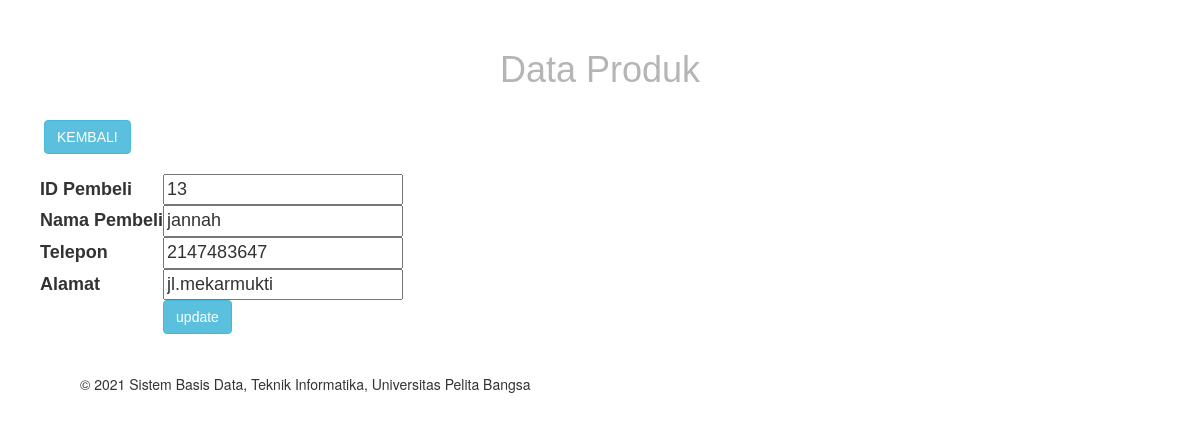
/edit_pembeli.php?id=13, run on the app's committed database.
### tables this page shows
CREATE TABLE `pembeli` (
  `id_pmb` int(11) NOT NULL,
  `nama_pmb` varchar(30) DEFAULT NULL,
  `no_tlf` int(12) DEFAULT NULL,
  `alamat` varchar(50) DEFAULT NULL
);

### edit_pembeli.php (the view, shortened to what this page needs)
<?php include("config.php");?>
<?php
$id = $_GET['id'];
$result = mysqli_query($conn, "SELECT * FROM pembeli WHERE id_pmb=$id");
while($user_data = mysqli_fetch_array($result))
{
    $id_pmb = $user_data['id_pmb'];
    $nama_pmb = $user_data['nama_pmb'];
	$no_tlf= $user_data['no_tlf'];
	$alamat= $user_data['alamat'];
}
?>
<!DOCTYPE html>
<html lang="en">
    <head>
        <link rel="stylesheet" href="style2.css">
        <link rel="stylesheet" href="https://maxcdn.bootstrapcdn.com/bootstrap/3.4.1/css/bootstrap.min.css">
    </head>
    <br>
    <body>
        <header>
            <h1><center>Data Produk</center></h1>
        </header>
        <ul>
            <nav>
                <a class="btn btn-info" href="pembeli.php">KEMBALI</a>
            </nav>
        <br>
	<form name="update_user" method="post" action="edit_pembeli.php">
		<table border="0">
            <tr>
				<td><b>ID Pembeli</b></td>
				<td><input type="text" name="id_pmb" value=<?php echo $id_pmb;?>></td>
			</tr>
			<tr>
				<td><b>Nama Pembeli</b></td>
				<td><input type="text" name="nama_pmb" value=<?php echo $nama_pmb;?>></td>
			</tr>
			<tr>
				<td><b>Telepon</b></td>
				<td><input type="text" name="no_tlf" value=<?php echo $no_tlf;?>></td>
			</tr>
			<tr>
				<td><b>Alamat</b></td>
				<td><input type="text" name="alamat" value=<?php echo $alamat;?>></td>
			</tr>
			<tr>
				<td><input type="hidden" name="id" value=<?php echo $_GET['id'];?>></td>
				<td><input class="btn btn-info" type="submit" name="update" value="update"></td>
			</tr>
		</table>
	</form>
</body>
<br><br>
    <ul>
	<footer>
        <p>&copy; 2021 Sistem Basis Data, Teknik Informatika, Universitas Pelita Bangsa</p>
    </footer>
    </ul>
    <br>
</html>

### style2.css (style rules this page uses)
body { line-height:1; font-size:100%; font-family:'Lucida Sans', sans-serif; color:#5a5a5a; }
header { font-family:'Lucida Sans', sans-serif; font-size: 20px; padding: 15px; }
header h1 { font-family:'Lucida Sans', sans-serif; margin: 15px 10px; color: #b5b5b5; }
nav { margin: 0 4px; font-size: 20px; font-family:'Lucida Sans', sans-serif; color: rgb(44, 44, 184); }
table { font-size: large; font-family:'Lucida Sans', sans-serif; }

### data on the page
pembeli: id_pmb "13", nama_pmb "jannah", no_tlf "2147483647", alamat "jl.mekarmukti"
